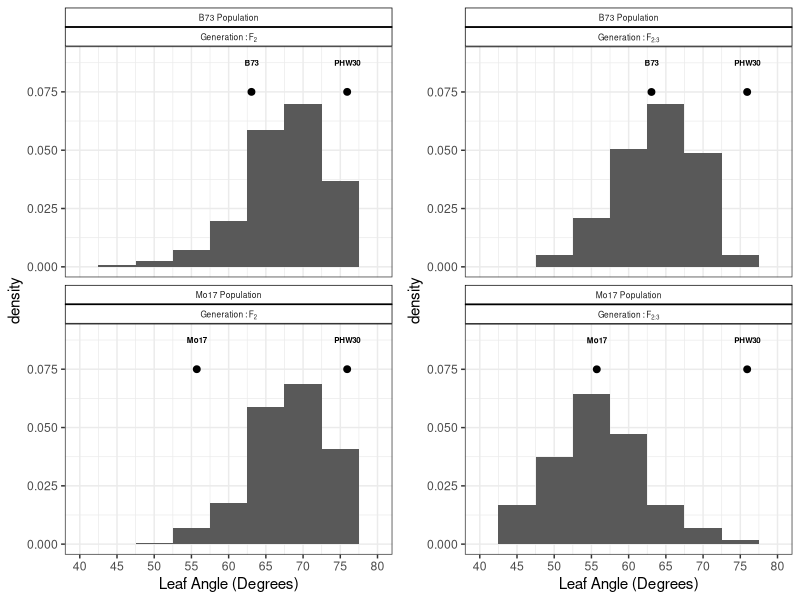

Source code (R):
library(tidyverse)
library(broom)
library(grid)
library(gridExtra)
library(cowplot)

##Read in the F2 data to summarize the populations
data <- read_delim(file = "All_Phenotypes_F2.txt",
                   delim = "\t")


##Split the reciprocal populations into B73 and Mo17
data_formatted <- data %>%
  mutate(Type = ifelse(Population %in% c("B73/PHW30","PHW30/B73"),"B73",
                       ifelse(Population %in% c("Mo17/PHW30","PHW30/Mo17"),"Mo17",Population)))

##Summarize the reciprocal populations
data_summary_pops <- data_formatted %>%
  filter(!Population %in% c("F1","Parent")) %>%
  group_by(Population) %>%
  summarise(Avg = mean(LA, na.rm = TRUE),
            SD = sqrt(var(LA,na.rm = TRUE)),
            n = n(),
            Min = min(LA,na.rm = TRUE),
            Max = max(LA, na.rm = TRUE))

##Summarize the combined populations
data_summary_combined_pops <- data_formatted %>%
  filter(!Population %in% c("F1","Parent")) %>%
  group_by(Type) %>%
  summarise(Avg = mean(LA, na.rm = TRUE),
            SD = sqrt(var(LA,na.rm = TRUE)),
            n = n(),
            Min = min(LA,na.rm = TRUE),
            Max = max(LA, na.rm = TRUE))

##Summarize the F1 lines
data_summary_F1_Parents <- data_formatted %>%
  filter(Population %in% c("F1","Parent")) %>%
  group_by(Genotype) %>%
  summarise(Avg = mean(LA, na.rm = TRUE),
            SD = sqrt(var(LA,na.rm = TRUE)),
            n = n(),
            Min = min(LA,na.rm = TRUE),
            Max = max(LA, na.rm = TRUE))

##Summarize the selected groups (Upright, Average, and Flat)
data_summary_groups <- data_formatted %>%
  filter(!Population %in% c("F1","Parent"),
         Selected == "Yes") %>%
  group_by(Type,Group) %>%
  summarise(Avg = mean(LA, na.rm = TRUE),
            SD = sqrt(var(LA,na.rm = TRUE)),
            n = n(),
            Min = min(LA,na.rm = TRUE),
            Max = max(LA,na.rm = TRUE))

##Write these summaries to text files
# write_delim(data_summary_pops, "F2_Population_Summary.txt",
#             delim = "\t")
# write_delim(data_summary_F1_Parents, "Parents_F1_Summary.txt",
#             delim = "\t")
# write_delim(data_summary_groups, "Groups_Summary.txt",
#             delim = "\t")
# write_delim(data_summary_combined_pops, "Combined_Groups_Summary.txt",
#             delim = "\t")

f2_hist <- data_formatted %>%
    filter(Type %in% c("B73","Mo17")) %>%
    mutate(Type = ifelse(Type == "B73","B73~Population","Mo17~Population")) %>%
    select(-Population) %>%
    rename(Population = Type) %>%
    mutate(Generation = 'Generation:F[2]') %>%
    ggplot() +
    geom_histogram(aes(LA, ..density..), binwidth = 5) +
    facet_wrap(~ Population + Generation,
               nrow = 2,
               labeller = label_parsed) +
    theme_bw() +
    xlab("Leaf Angle (Degrees)") +
    scale_x_continuous(limits = c(40,80), breaks = seq(40,80,5))

####Test the hypothesis that the reciprocal crosses are equal
b73_test <- t.test(x = data_formatted %>% filter(Population == "B73/PHW30") %>% pull(LA) %>% na.omit(),
       y = data_formatted %>% filter(Population == "PHW30/B73") %>% pull(LA) %>% na.omit(),
       var.equal = FALSE)
b73_test$estimate[1] - b73_test$estimate[2]
b73_test$p.value

mo17_test <- t.test(x = data_formatted %>% filter(Population == "Mo17/PHW30") %>% pull(LA) %>% na.omit(),
       y = data_formatted %>% filter(Population == "PHW30/Mo17") %>% pull(LA) %>% na.omit(),
       var.equal = FALSE)

mo17_test$estimate[1] - mo17_test$estimate[2]
mo17_test$p.value

##########F3 Summary###########
##Read in the F2 and F3 data file, this file has all the F3 phenotypes and also the F2 in one
##file
f3_data <- read_delim("All_F2_F3_LA_Data.txt",
                       delim = "\t") %>%
  mutate(Type = ifelse(Population %in% c("B73/PHW30","PHW30/B73"),"B73",
                       ifelse(Population %in% c("Mo17/PHW30","PHW30/Mo17"),"Mo17",Population)))

##Summarizes the F3 combined population
f3_pop_summary <- f3_data %>%
  select(Genotype,Type,Population,F3) %>%
  na.omit() %>%
  group_by(Type) %>%
  summarise(Avg = mean(F3,na.rm = TRUE),
            SD = sqrt(var(F3,na.rm = TRUE)),
            n = n(),
            Min = min(F3,na.rm = TRUE),
            Max = max(F3, na.rm = TRUE))

##Test if there are any significant difference between hybrids
data_f1_test <- data_formatted %>%
  filter(Population == "F1") %>%
  select(Genotype, LA) %>%
  do(tidy(aov(LA ~ Genotype, .)))

##Makes sure that the F2 selected groups are significantly different
data_group_test <- data_formatted %>%
  filter(!Population %in% c("F1","Parent")) %>%
  select(Population, LA) %>%
  do(tidy(aov(LA ~ Population, .)))


##Writes the F3 pop summary to a text file
# write_delim(f3_pop_summary, "Phenotype_Analysis/Summary/F3_Pops_Summary.txt",
#             delim = "\t")





######The following are to plot the supplemental figure 1#########

##Distribution of phenotypic data
##
parental_data_B73 <- data_summary_F1_Parents %>%
  select(Genotype,Avg) %>%
  filter(Genotype %in% c("B73","PHW30")) %>%
  mutate(Population = "B73~Population")
parental_data_Mo17 <- data_summary_F1_Parents %>%
  select(Genotype,Avg) %>%
  filter(Genotype %in% c("Mo17","PHW30")) %>%
  mutate(Population = "Mo17~Population")


parental_data_formatted_f2 <- parental_data_B73 %>%
  mutate(Generation = "Generation:F[2]") %>%
  bind_rows(parental_data_Mo17 %>%
              mutate(Generation = "Generation:F[2]"))
            
parental_data_formatted_f3 <- parental_data_B73 %>%
  mutate(Generation = "Generation:F[2:3]") %>%
  bind_rows(parental_data_Mo17 %>%
              mutate(Generation = "Generation:F[2:3]"))           
  



f3_hist <- f3_data %>%
  select(-Group,-F2) %>%
  rename(LA = F3) %>%
  mutate(Type = ifelse(Population %in% c("B73/PHW30","PHW30/B73"),"B73~Population",
                       ifelse(Population %in% c("Mo17/PHW30","PHW30/Mo17"),"Mo17~Population",
                              Population)),
         Generation = 'Generation:F[2:3]') %>%
  select(-Population) %>%
  rename(Population = Type) %>%
  ggplot() +
  geom_histogram(aes(LA, ..density..), binwidth = 5) +
  facet_wrap(~ Population + Generation,
             nrow = 2,
             labeller = label_parsed) +
  theme_bw() +
  xlab("Leaf Angle (Degrees)") +
  scale_x_continuous(limits = c(40,80), breaks = seq(40,80,5)) +
  scale_y_continuous(limits = c(0,0.09)) +
  geom_point(data = parental_data_formatted_f3,
             aes(x = Avg),
             y = 0.075,
             size = 2) +
  geom_text(data = parental_data_formatted_f3,
             aes(x = Avg, y = 0.0875, label = Genotype),
             size = 2,
             fontface = "bold") +
  theme(strip.text.x = element_text(size = 6,
                                    margin = margin(.15,0,.1,0,"cm")),
        strip.background = element_rect(colour = "black", fill = NA))



f2_hist_parents <- f2_hist +
  scale_y_continuous(limits = c(0,0.09)) +
  geom_point(data = parental_data_formatted_f2,
             aes(x = Avg),
             y = 0.075,
             size = 2) +
  geom_text(data = parental_data_formatted_f2,
            aes(x = Avg, y = 0.0875, label = Genotype),
            size = 2,
            fontface = "bold") +
    theme(strip.text.x = element_text(size = 6,
                                      margin = margin(.15,0,.1,0,"cm")),
          strip.background = element_rect(colour = "black", fill = NA))
plot_grid(f2_hist_parents, f3_hist, align = "v")

# save_plot("Phenotype_Analysis/phenotypic_histogram.pdf",
#           base_height = 4, base_width = 7,
#           plot_grid(f2_hist_parents, f3_hist, align = "v"),
#           base_aspect_ratio = .6
#           )
